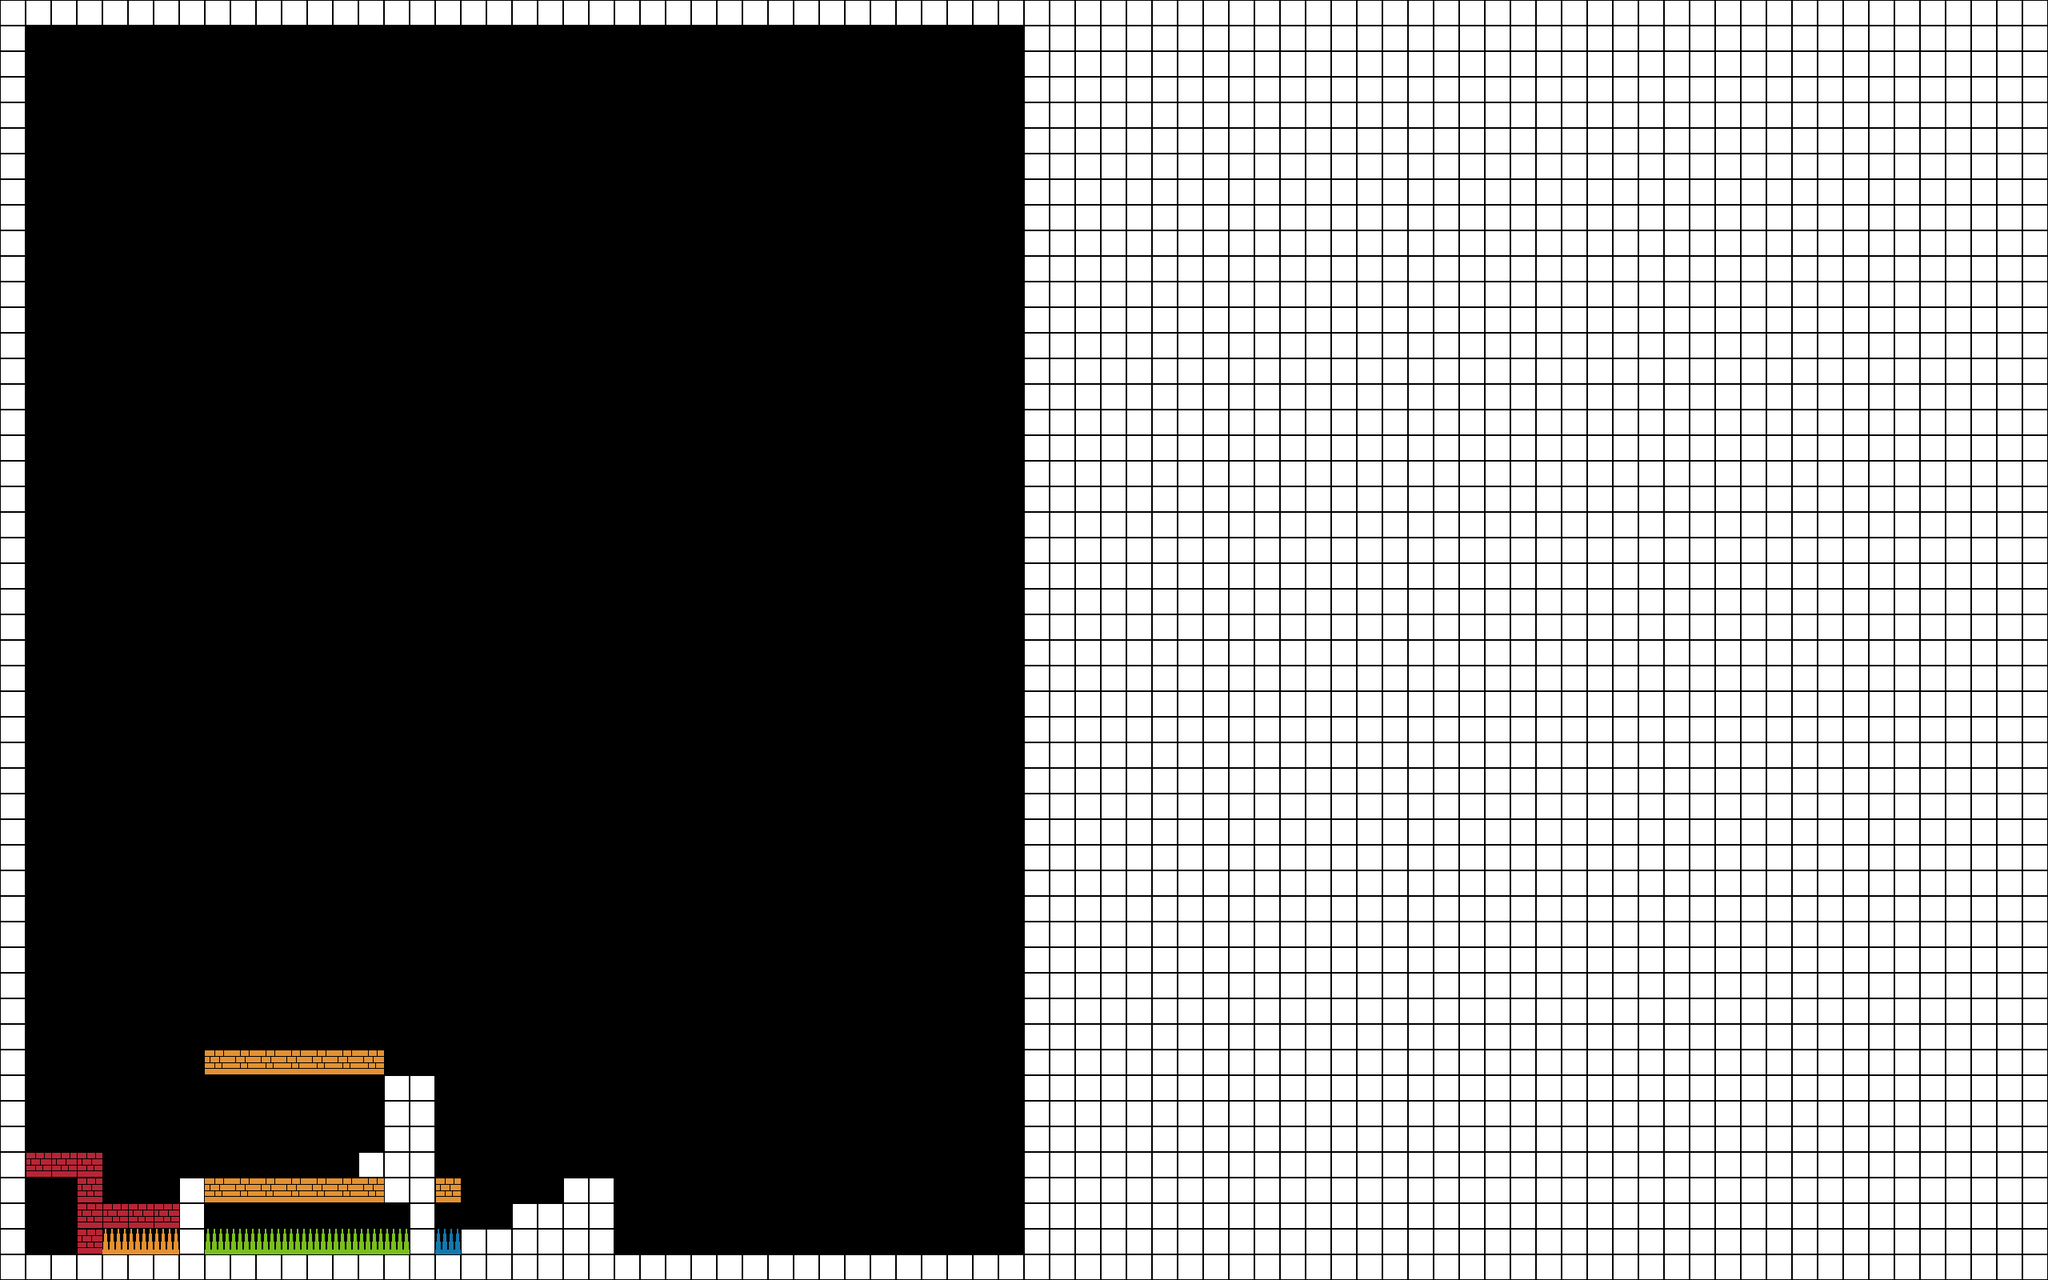

This is a level from a 2D game, rendered from its Tiled map with the project's own tilesets. A one-line summary and the map file follow, with tile-layer data summarised:
An orthogonal 80x50 tile map with 32x32 px tiles, 5 tile layers (level, red, blue, orange, ...), 2 tilesets and 23 objects (12x blocker, 3x blocker_red, 3x blocker_orange, spawn, flag, ...).

<map version="1.0" orientation="orthogonal" width="80" height="50" tilewidth="32" tileheight="32" backgroundcolor="#000000">
 <tileset firstgid="1" source="basic_tileset.tsx" />
 <tileset firstgid="25" source="triggers.tsx" />
 <layer name="level" width="80" height="50">
  <data>[4000 cells, 2156 non-empty, 2 distinct tile ids]</data>
 </layer>
 <layer name="red" width="80" height="50">
  <data>[4000 cells, 9 non-empty, 1 distinct tile ids]</data>
 </layer>
 <layer name="blue" width="80" height="50">
  <data>[4000 cells, 1 non-empty, 1 distinct tile ids]</data>
 </layer>
 <layer name="orange" width="80" height="50">
  <data>[4000 cells, 18 non-empty, 3 distinct tile ids]</data>
 </layer>
 <layer name="green" width="80" height="50">
  <data>[4000 cells, 8 non-empty, 1 distinct tile ids]</data>
 </layer>
 <objectgroup name="triggers" width="80" height="50" visible="0">
  <object name="spawn" gid="25" x="42" y="1520" />
  <object name="flag" gid="26" x="992" y="1536" />
  <object name="spike_orange" x="128" y="1536" width="96" height="32">
   <properties>
    <property name="color" value="orange" />
    <property name="death" value="" />
   </properties>
  </object>
  <object name="spike_green" x="256" y="1536" width="256" height="32">
   <properties>
    <property name="color" value="green" />
    <property name="death" value="" />
   </properties>
  </object>
  <object name="spike_blue" x="544" y="1536" width="32" height="32">
   <properties>
    <property name="color" value="blue" />
    <property name="death" value="" />
   </properties>
  </object>
  <object name="blocker" x="1280" y="0" width="32" height="1600">
   <properties>
    <property name="blocker" value="" />
    <property name="color" value="" />
   </properties>
  </object>
  <object name="blocker" x="0" y="1568" width="1280" height="32">
   <properties>
    <property name="blocker" value="" />
    <property name="color" value="" />
   </properties>
  </object>
  <object name="blocker" x="0" y="0" width="32" height="1568">
   <properties>
    <property name="blocker" value="" />
    <property name="color" value="" />
   </properties>
  </object>
  <object name="blocker" x="0" y="0" width="1280" height="32">
   <properties>
    <property name="blocker" value="" />
    <property name="color" value="" />
   </properties>
  </object>
  <object name="blocker" x="224" y="1472" width="32" height="96">
   <properties>
    <property name="blocker" value="" />
    <property name="color" value="" />
   </properties>
  </object>
  <object name="blocker" x="448" y="1440" width="64" height="32">
   <properties>
    <property name="blocker" value="" />
    <property name="color" value="" />
   </properties>
  </object>
  <object name="blocker" x="480" y="1376" width="32" height="128">
   <properties>
    <property name="blocker" value="" />
    <property name="color" value="" />
   </properties>
  </object>
  <object name="blocker" x="512" y="1376" width="32" height="192">
   <properties>
    <property name="blocker" value="" />
    <property name="color" value="" />
   </properties>
  </object>
  <object name="blocker" x="576" y="1536" width="192" height="32">
   <properties>
    <property name="blocker" value="" />
    <property name="color" value="" />
   </properties>
  </object>
  <object name="blocker" x="640" y="1504" width="128" height="32">
   <properties>
    <property name="blocker" value="" />
    <property name="color" value="" />
   </properties>
  </object>
  <object name="blocker" x="704" y="1472" width="64" height="32">
   <properties>
    <property name="blocker" value="" />
    <property name="color" value="" />
   </properties>
  </object>
  <object name="blocker_red" type="blocker_red" x="32" y="1440" width="96" height="32">
   <properties>
    <property name="blocker" value="" />
    <property name="color" value="red" />
   </properties>
  </object>
  <object name="blocker" type="blocker_red" x="96" y="1472" width="32" height="96">
   <properties>
    <property name="blocker" value="" />
    <property name="color" value="red" />
   </properties>
  </object>
  <object name="blocker_red" x="128" y="1504" width="96" height="32">
   <properties>
    <property name="blocker" value="" />
    <property name="color" value="red" />
   </properties>
  </object>
  <object name="blocker_orange" x="256" y="1472" width="224" height="32">
   <properties>
    <property name="blocker" value="" />
    <property name="color" value="orange" />
   </properties>
  </object>
  <object name="blocker_orange" type="blocker_orange" x="256" y="1312" width="224" height="32">
   <properties>
    <property name="blocker" value="" />
    <property name="color" value="orange" />
   </properties>
  </object>
  <object name="blocker_orange" type="blocker_orange" x="544" y="1472" width="32" height="32">
   <properties>
    <property name="blocker" value="" />
    <property name="color" value="orange" />
   </properties>
  </object>
  <object name="blocker" x="480" y="1344" width="64" height="32">
   <properties>
    <property name="blocker" value="" />
    <property name="color" value="" />
   </properties>
  </object>
 </objectgroup>
 <objectgroup name="enemies" width="80" height="50" visible="0" />
</map>
